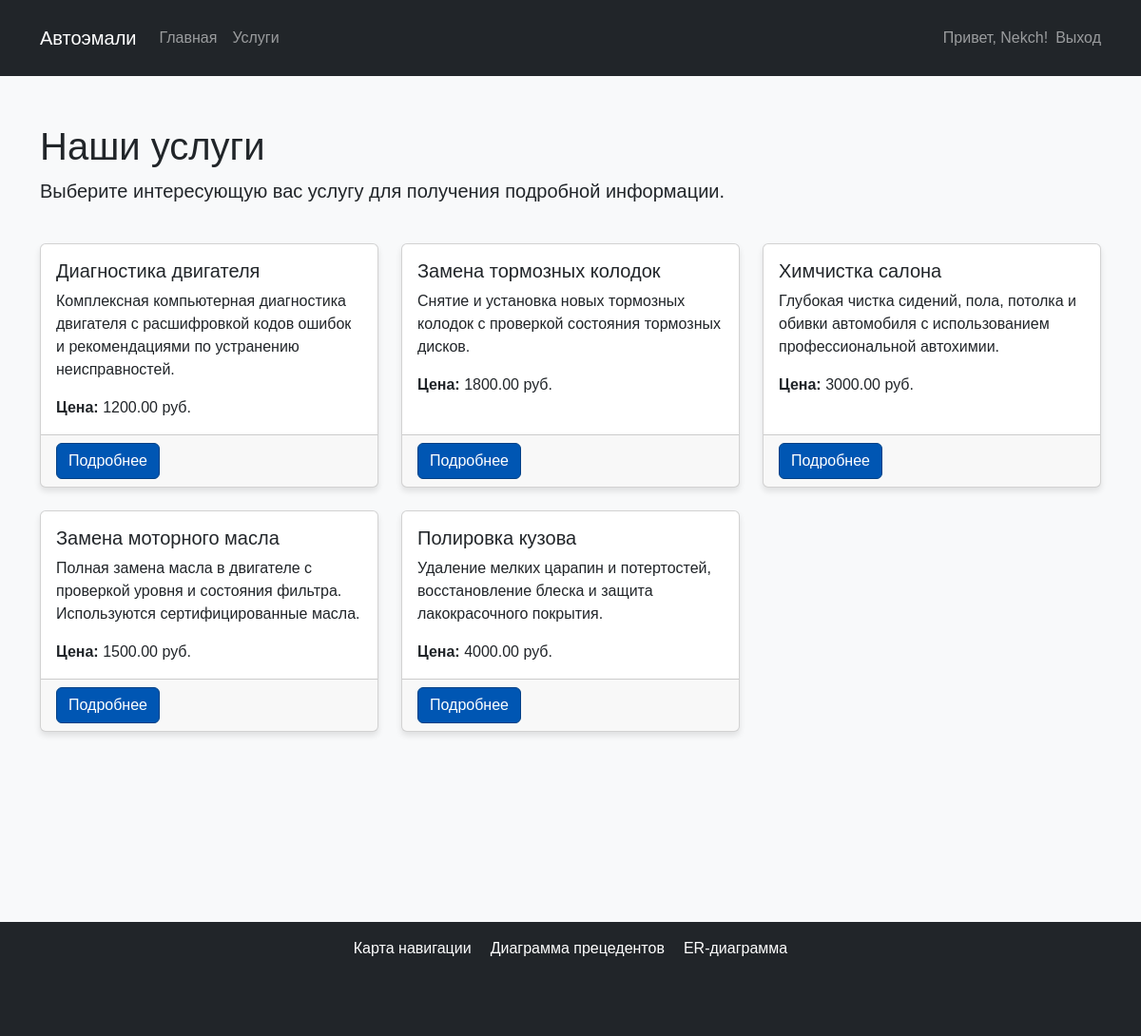
/services/ (signed in), run on the app's committed database.
### service/models.py (models this page shows, shortened)
class Service(models.Model):
    name = models.CharField(max_length=100, verbose_name="Название услуги")
    description = models.TextField(verbose_name="Описание")
    price = models.DecimalField(max_digits=10, decimal_places=2, verbose_name="Цена")
    class Meta:
        verbose_name = "Услуга"
        verbose_name_plural = "Услуги"

### service/views.py (the view)
# urls.py: path('services/', views.ServiceListView.as_view(), name='service_list'),
class ServiceListView(ListView):
    model = Service
    template_name = 'service_list.html'
    context_object_name = 'services'

### service/templates/service_list.html (shortened to what this page needs)
{% extends 'base.html' %}
{% block content %}
<h1>Наши услуги</h1>
<p class="lead">Выберите интересующую вас услугу для получения подробной информации.</p>
<div class="row row-cols-1 row-cols-md-3 g-4 mt-3">
    {% for service in services %}
    <div class="col">
        <div class="card h-100">
            <div class="card-body">
                <h5 class="card-title">{{ service.name }}</h5>
                <p class="card-text">{{ service.description|truncatewords:20 }}</p>
                <p class="card-text"><strong>Цена:</strong> {{ service.price }} руб.</p>
            </div>
            <div class="card-footer">
                <a href="{% url 'service_detail' service.pk %}" class="btn btn-primary">Подробнее</a>
            </div>
        </div>
    </div>
    {% empty %}
    <div class="col-12">
        <div class="alert alert-info">
            В настоящее время услуги не добавлены. Пожалуйста, проверьте позже.
        </div>
    </div>
    {% endfor %}
</div>
{% endblock %}

### service/templates/base.html (shortened to what this page needs)
<!DOCTYPE html>
<html lang="ru">
<head>
    <link href="https://cdn.jsdelivr.net/npm/bootstrap@5.3.0-alpha1/dist/css/bootstrap.min.css" rel="stylesheet">
</head>
<body>
    <nav class="navbar navbar-expand-lg navbar-dark bg-dark">
        <div class="container">
            <a class="navbar-brand" href="{% url 'index' %}">Автоэмали</a>
            <div class="collapse navbar-collapse" id="navbarNav">
                <ul class="navbar-nav me-auto">
                    <li class="nav-item">
                        <a class="nav-link" href="{% url 'index' %}">Главная</a>
                    </li>
                    <li class="nav-item">
                        <a class="nav-link" href="{% url 'service_list' %}">Услуги</a>
                    </li>
                </ul>
                <ul class="navbar-nav">
                    {% if user.is_authenticated %}
                        <li class="nav-item">
                            <span class="nav-link">Привет, {{ user.username }}!</span>
                        </li>
                    <li class="nav-item d-flex align-items-center">
                        <form action="{% url 'logout' %}" method="post" class="m-0 p-0">
                            <button type="submit" class="nav-link btn btn-link p-0 m-0 text-decoration-none" style="line-height: 1.5;">Выход</button>
                        </form>
                    </li>
                    {% endif %}
                </ul>
            </div>
        </div>
    </nav>
    <div class="container mt-5">
        {% block content %}
        {% endblock %}
    </div>
    <footer class="bg-dark text-white text-center py-3">
        <div class="container my-auto" style="display: flex; gap:20px; justify-content: center;">
            <a href="/media/Навигация.pdf" class="footer-link">Карта навигации</a>
            <a href="/media/Прецедентов.pdf" class="footer-link">Диаграмма прецедентов</a>
            <a href="/media/ER.pdf" class="footer-link">ER-диаграмма</a>
        </div>
    </footer>
</body>
</html>

### service/templates/base.html (style rules this page uses)
body { background-color: #f8f9fa; font-family: Arial, sans-serif; }
.navbar { margin-bottom: 50px; height: 80px; }
.card { box-shadow: 0 4px 6px rgba(0, 0, 0, 0.1); transition: all 0.3s ease; }
footer { position: relative; bottom: 0; width: 100%; height: 120px; margin-top: 200px !important; }
.btn-primary { background-color: #0056b3; border-color: #004085; }
.footer-link { color:white; text-decoration: none; }

### data on the page
Service: name "Диагностика двигателя", description "Комплексная компьютерная диагностика двигателя с расшифровкой кодов ошибок и рекомендациями по устранению неисправностей.", price "1200.00"
Service: name "Замена тормозных колодок", description "Снятие и установка новых тормозных колодок с проверкой состояния тормозных дисков.", price "1800.00"
Service: name "Химчистка салона", description "Глубокая чистка сидений, пола, потолка и обивки автомобиля с использованием профессиональной автохимии.", price "3000.00"
Service: name "Замена моторного масла", description "Полная замена масла в двигателе с проверкой уровня и состояния фильтра. Используются сертифицированные масла.", price "1500.00"
Service: name "Полировка кузова", description "Удаление мелких царапин и потертостей, восстановление блеска и защита лакокрасочного покрытия.", price "4000.00"

### other printed values
{{ user.username }} "Nekch"
